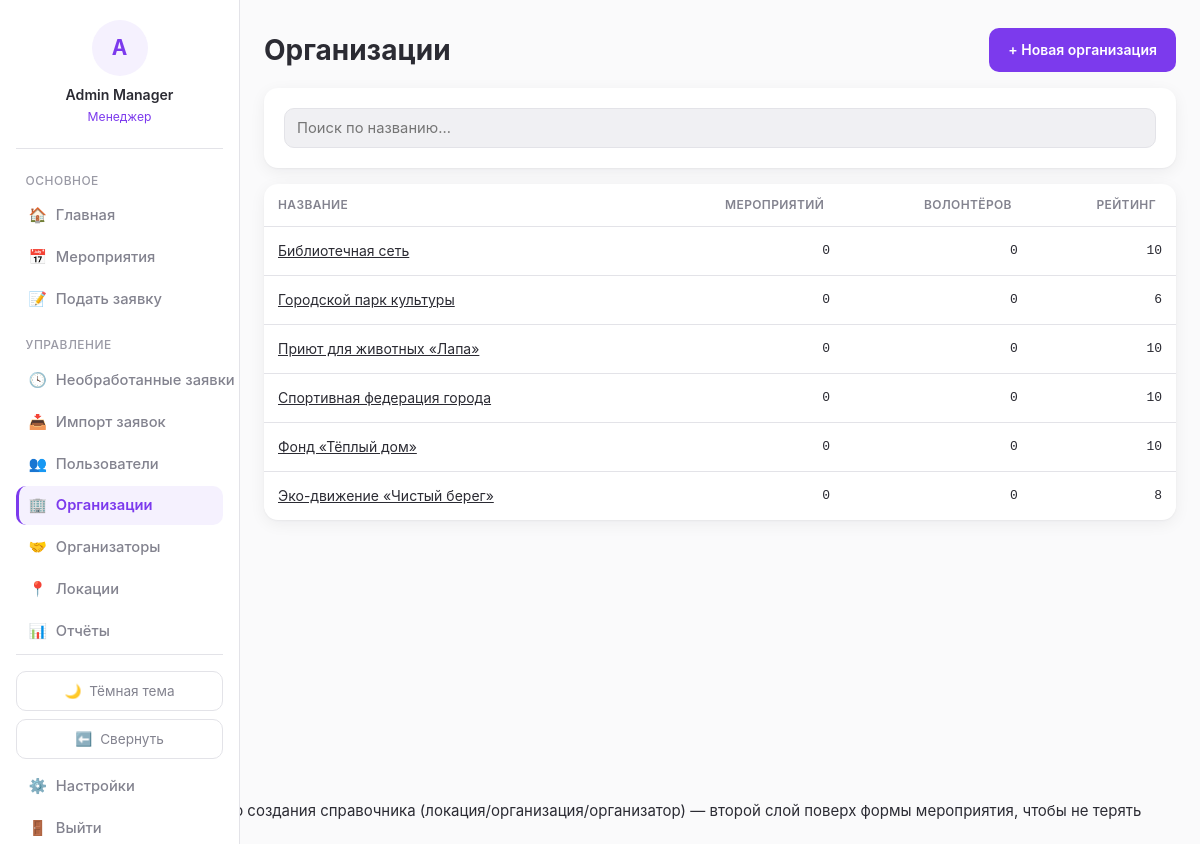
The page /organizations/ (signed in) on the database its author committed.
### blog/models.py (models this page shows, shortened)
class User(AbstractBaseUser):
    GENDER_CHOICES = [
        ('male', 'Мужской'),
        ('female', 'Женский'),
    ]
    STATUS_CHOICES = [
        ('active', 'Активен'),
        ('inactive', 'Неактивен'),
        ('blacklisted', 'В блэклисте'),
    ]
    REGISTRATION_STATUS_CHOICES = [
        ('guest', 'Гость (первое касание)'),
        ('registered', 'Зарегистрирован'),
    ]
    id = models.AutoField(primary_key=True)
    system_username = models.CharField(max_length=50, blank=True, null=True, db_index=True)
    telegram_id = models.CharField(max_length=50, unique=True, db_index=True)
    telegram_username = models.CharField(max_length=100, blank=True, null=True)
    VK_username = models.CharField(max_length=100, blank=True, null=True)
    first_name = models.CharField(max_length=100, blank=True, null=True)
    last_name = models.CharField(max_length=100, blank=True, null=True)
    email = models.EmailField(blank=True, null=True)
    phone = models.CharField(max_length=20, blank=True, null=True)
    birthday = models.DateField(blank=True, null=True)
    about = models.TextField(blank=True, null=True)
    gender = models.CharField(max_length=10, choices=GENDER_CHOICES, blank=True, null=True)
    status = models.CharField(max_length=20, choices=STATUS_CHOICES, default='active')
    comment = models.TextField(blank=True, null=True)
    registration_status = models.CharField(
        max_length=20, choices=REGISTRATION_STATUS_CHOICES, default='guest'
    )
    created_at = models.DateTimeField(auto_now_add=True)
    last_event_at = models.DateTimeField(blank=True, null=True)
    total_event_count = models.IntegerField(default=0, validators=[MinValueValidator(0)])
    season_event_count = models.IntegerField(default=0, validators=[MinValueValidator(0)])
    total_hours = models.IntegerField(default=0, validators=[MinValueValidator(0)])
    season_hours = models.IntegerField(default=0, validators=[MinValueValidator(0)])
    churn_score = models.FloatField(default=0)
    login = models.CharField(max_length=50, unique=True, blank=True, null=True)
    web_credentials_set_at = models.DateTimeField(blank=True, null=True)
    notify_new_events = models.BooleanField(default=True)
    notify_applications = models.BooleanField(default=True)
    experience_token = models.UUIDField(default=uuid.uuid4, unique=True, editable=False, db_index=True)
    objects = UserManager()
    USERNAME_FIELD = 'telegram_id'
    REQUIRED_FIELDS = []
    class Meta:
        db_table = 'users'
        verbose_name = 'Пользователь'
        verbose_name_plural = 'Пользователи'
    @property
    def full_name(self):
        return f"{self.first_name or ''} {self.last_name or ''}".strip() or self.telegram_username or self.telegram_id

class Organization(models.Model):
    id = models.AutoField(primary_key=True)
    name = models.CharField(max_length=255)
    description = models.TextField(blank=True, null=True)
    created_at = models.DateTimeField(auto_now_add=True)
    events_count = models.IntegerField(default=0, validators=[MinValueValidator(0)])
    volunteers_count = models.IntegerField(default=0, validators=[MinValueValidator(0)])
    shifts_count = models.IntegerField(default=0, validators=[MinValueValidator(0)])
    internal_rating = models.SmallIntegerField(
        blank=True, null=True,
        validators=[MinValueValidator(0), MaxValueValidator(10)],
    )
    comment = models.TextField(blank=True, null=True)
    class Meta:
        db_table = 'organizations'
        verbose_name = 'Организация'
        verbose_name_plural = 'Организации'

### blog/views.py (the view)
# urls.py: path('organizations/', views.organizations_list, name='organizations_list'),
@manager_required
def organizations_list(request):
    organizations = Organization.objects.order_by('name')
    return render(request, 'blog/organizations_list.html', {'organizations': organizations})

### blog/context_processors.py (called while the page is built)
def role_flags(request):
    user = getattr(request, 'user', None)
    authenticated = bool(user and user.is_authenticated)
    return {
        'is_manager': is_manager(user) if authenticated else False,
        'is_team_leader': is_team_leader(user) if authenticated else False,
        'role_label': role_label(user) if authenticated else None,
    }

### blog/services/roles.py (called while the page is built)
def is_manager(user: User) -> bool:
    if not user or not user.is_authenticated:
        return False
    return user.manager_roles.filter(revoked_at__isnull=True).exists()

def is_team_leader(user: User) -> bool:
    if not user or not user.is_authenticated:
        return False
    return user.team_leader_roles.filter(revoked_at__isnull=True).exists()

def role_label(user: User) -> str:
    if is_manager(user):
        return 'Менеджер'
    if is_team_leader(user):
        return 'Тим-лидер'
    return 'Волонтёр'

### blog/templates/blog/organizations_list.html (shortened to what this page needs)
{% extends 'blog/base.html' %}
{% block content %}
<div class="page-header">
    <h1>Организации</h1>
    <a href="{% url 'organization_create' %}" class="btn" data-modal data-modal-title="Новая организация">+ Новая организация</a>
</div>
<div class="card">
    <input type="search" id="orgs-search" placeholder="Поиск по названию…" style="margin:0;">
</div>
<div class="card" style="padding:0; overflow:hidden;">
    <table class="responsive-table" data-sortable id="orgs-table">
        <thead><tr><th data-sort-key="name">Название</th><th data-sort-key="events" class="num">Мероприятий</th><th data-sort-key="volunteers" class="num">Волонтёров</th><th data-sort-key="rating" class="num">Рейтинг</th></tr></thead>
        <tbody>
        {% for org in organizations %}
            <tr data-href="{% url 'organization_detail' org.id %}" data-search="{{ org.name }}">
                <td data-label="Название" data-sort-value="{{ org.name }}"><a href="{% url 'organization_detail' org.id %}">{{ org.name }}</a></td>
                <td data-label="Мероприятий" class="num mono" data-sort-value="{{ org.events_count }}">{{ org.events_count }}</td>
                <td data-label="Волонтёров" class="num mono" data-sort-value="{{ org.volunteers_count }}">{{ org.volunteers_count }}</td>
                <td data-label="Рейтинг" class="num mono" data-sort-value="{{ org.internal_rating|default:0 }}">{{ org.internal_rating|default:"—" }}</td>
            </tr>
        {% empty %}
            <tr><td colspan="4">Организаций пока нет.</td></tr>
        {% endfor %}
        </tbody>
    </table>
</div>
{% endblock %}

### blog/templates/blog/base.html (shortened to what this page needs)
{% load static %}<!DOCTYPE html>
<html lang="ru">
<head>
    <link rel="stylesheet" href="{% static 'blog/css/nexus.css' %}">
</head>
<body class="{% if request.COOKIES.sidebar_collapsed == '1' %}sidebar-collapsed{% endif %}">
{% if user.is_authenticated %}
<aside class="sidebar">
    <a href="{% url 'profile_detail' user.id %}" class="sidebar-account">
        <div class="avatar-placeholder">{{ user.full_name|slice:":1"|upper }}</div>
        <div class="username">{{ user.full_name }}</div>
        <div class="role">{{ role_label }}</div>
    </a>
    <div class="nav-section-title">Основное</div>
    <a href="{% url 'dashboard' %}" class="nav-link {% if request.resolver_match.url_name == 'dashboard' %}active{% endif %}" title="Главная"><span class="icon">🏠</span><span class="nav-label"> Главная</span></a>
    <a href="{% url 'event_list' %}" class="nav-link {% if request.resolver_match.url_name in 'event_list,event_detail' %}active{% endif %}" title="Мероприятия"><span class="icon">📅</span><span class="nav-label"> Мероприятия</span></a>
    <a href="{% url 'application_create' %}" class="nav-link " title="Подать заявку"><span class="icon">📝</span><span class="nav-label"> Подать заявку</span></a>
    {% if is_manager %}
    <div class="nav-section-title">Управление</div>
    <a href="{% url 'pending_applications' %}" class="nav-link " title="Необработанные заявки"><span class="icon">🕓</span><span class="nav-label"> Необработанные заявки</span></a>
    <a href="{% url 'import_preview' %}" class="nav-link " title="Импорт заявок"><span class="icon">📥</span><span class="nav-label"> Импорт заявок</span></a>
    <a href="{% url 'user_list' %}" class="nav-link {% if request.resolver_match.url_name == 'user_list' %}active{% endif %}" title="Пользователи"><span class="icon">👥</span><span class="nav-label"> Пользователи</span></a>
    <a href="{% url 'organizations_list' %}" class="nav-link {% if request.resolver_match.url_name in 'organizations_list,organization_detail,organization_create' %}active{% endif %}" title="Организации"><span class="icon">🏢</span><span class="nav-label"> Организации</span></a>
    <a href="{% url 'organizer_list' %}" class="nav-link " title="Организаторы"><span class="icon">🤝</span><span class="nav-label"> Организаторы</span></a>
    <a href="{% url 'location_list' %}" class="nav-link " title="Локации"><span class="icon">📍</span><span class="nav-label"> Локации</span></a>
    <a href="{% url 'report_period' %}" class="nav-link {% if request.resolver_match.url_name == 'report_period' %}active{% endif %}" title="Отчёты"><span class="icon">📊</span><span class="nav-label"> Отчёты</span></a>
    {% endif %}
    <div class="sidebar-footer">
        <button type="button" class="theme-toggle" id="theme-toggle" title="Тема">
            <span class="icon" id="theme-icon">🌙</span><span class="theme-label" id="theme-label"> Тёмная тема</span>
        </button>
        <button type="button" class="sidebar-toggle" id="sidebar-toggle" title="Свернуть панель">
            <span class="icon" id="sidebar-toggle-icon">⬅️</span><span class="nav-label" id="sidebar-toggle-label"> Свернуть</span>
        </button>
        <a href="{% url 'settings' %}" class="nav-link {% if request.resolver_match.url_name == 'settings' %}active{% endif %}" title="Настройки"><span class="icon">⚙️</span><span class="nav-label"> Настройки</span></a>
        <a href="{% url 'logout' %}" class="nav-link" title="Выйти"><span class="icon">🚪</span><span class="nav-label"> Выйти</span></a>
    </div>
</aside>
{% endif %}
<div class="page-wrapper" style="{% if not user.is_authenticated %}margin-left:0;{% endif %}">
    <main>
        {% block content %}{% endblock %}
    </main>
</div>
{# Вложенная модалка быстрого создания справочника (локация/организация/организатор) —
   второй слой поверх формы мероприятия, чтобы не терять введённые в неё данные. #}
</body>
</html>

### rows shown on the page
User: full_name "A", full_name "Admin Manager"
Organization: name "Библиотечная сеть", events_count "0", volunteers_count "0", internal_rating "10"
Organization: name "Городской парк культуры", events_count "0", volunteers_count "0", internal_rating "6"
Organization: name "Приют для животных «Лапа»", events_count "0", volunteers_count "0", internal_rating "10"
Organization: name "Спортивная федерация города", events_count "0", volunteers_count "0", internal_rating "10"
Organization: name "Фонд «Тёплый дом»", events_count "0", volunteers_count "0", internal_rating "10"
Organization: name "Эко-движение «Чистый берег»", events_count "0", volunteers_count "0", internal_rating "8"

### other values the page prints
{{ role_label }} "Менеджер"
